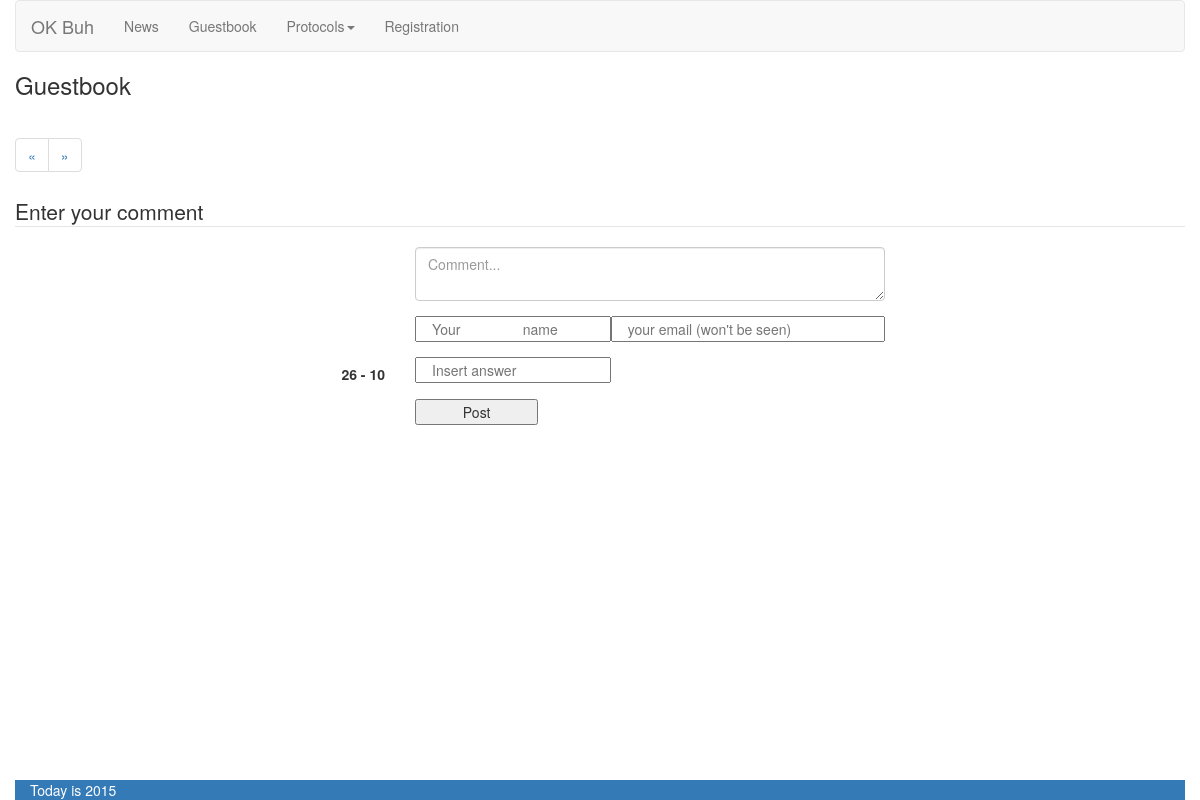
Before: /guestbook with the older database file.
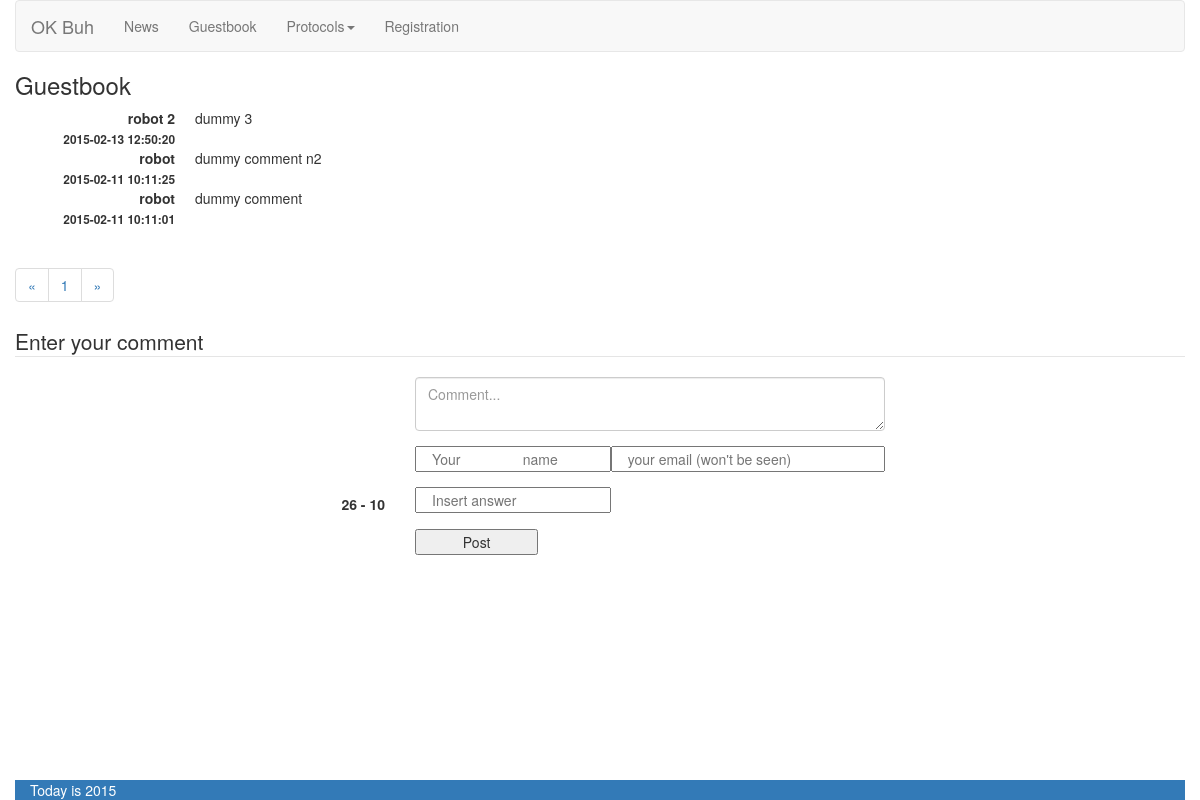
After: the same page with the newer database file.
### tables this page shows
CREATE TABLE `buh_comments` (
  `id_comment` int(11) NOT NULL AUTO_INCREMENT,
  `author_name` varchar(45) NOT NULL,
  `author_email` varchar(45) NOT NULL,
  `date_time` timestamp NOT NULL DEFAULT CURRENT_TIMESTAMP,
  `text` text NOT NULL,
  `is_deleted` enum('0','1') NOT NULL DEFAULT '0' COMMENT '0-visible, 1-invisible',
  PRIMARY KEY (`id_comment`)
);

### inc/View.php (called while the page is built, shortened)
<?php
class View
{
    public function render($tplName)
    {
        include 'inc/views/pages/' . $tplName . '.php';
    }
    public static function lang($label)
    {
        return $label;
    }
    public static function generateLink(array $params)
    {
        $address = implode('/', $params);
        return BASE_URL . "/$address";
    }
}

### inc/controllers/GuestbookController.php (called while the page is built, shortened)
<?php
class GuestbookController extends Controller
{
    public function defaultAction($pageNum = 1)
    {
        $this->pageAction((int)$pageNum);
    }
    public function pageAction($pageNum = 1)
    {
        $pageNum = $this->checkPage((int)$pageNum);
        $offset = ($pageNum - 1) * LIMIT_PER_PAGE;
        $limit = LIMIT_PER_PAGE;
        $this->view->comments = GuestbookModel::getMessages($limit, $offset);
        $this->view->pageQuant = ceil(GuestbookModel::countMessages() / LIMIT_PER_PAGE);
        $this->view->pageCur = $pageNum;
        $this->view->area = 'guestbook';
        $this->view->captcha = Captcha::generateCaptcha();
        $this->view->render('guestbook');
    }
}

### index.php (called while the page is built)
<?php
include 'config.php';
new Router();

### config.php (called while the page is built, shortened)
<?php
function autoload($classname) {
    $clsFile = __DIR__.DS.CLS_DIR.DS.$classname.'.php';
    $clsFileUtils = __DIR__.DS.CLS_DIR.DS.'utils'.DS.$classname.'.php';
    $clsFileModel = __DIR__.DS.CLS_DIR.DS.'models'.DS.$classname.'.php';
    $clsFileController = __DIR__.DS.CLS_DIR.DS.'controllers'.DS.$classname.'.php';
    if(file_exists($clsFile)) {
        return true;
    } elseif (file_exists($clsFileUtils)) {
        return true;
    } elseif(file_exists($clsFileModel)) {
        return true;
    } elseif (file_exists($clsFileController)) {
        require_once $clsFileController;
        return true;
    }
    return false;
}

### inc/utils/DB.php (called while the page is built, shortened)
<?php
class DB extends PDO{
    protected static $_instance;
    public static function getInstance() {
        if (self::$_instance === null) {
            self::$_instance = new self;
        }
        return self::$_instance;
    }
}

### inc/models/GuestbookModel.php (called while the page is built, shortened)
<?php
class GuestbookModel extends Model
{
    public static function getMessages($limit,$offset)
    {
        $sth = DB::getInstance()->prepare('SELECT * FROM `buh_comments` ORDER BY `date_time` DESC
LIMIT :limit OFFSET :offset');
        $sth->bindValue(':offset', $offset, PDO::PARAM_INT);
        $sth->bindValue(':limit', $limit, PDO::PARAM_INT);
        $sth->execute();
        return $sth->fetchAll();
    }
}

### inc/Controller.php (called while the page is built, shortened)
<?php
class Controller
{
    public function checkPage($page)
    {
        $page = ($page > 0)?$page:1;
        return $page;
    }
}

### inc/views/pages/guestbook.php (the view)
<?php require 'inc/views/divs/header.php' ?>
    <h3><?= View::lang('Guestbook') ?></h3>
    <dl class="dl-horizontal"><?php foreach ($this->comments as $comment) { ?>
            <dt><?=$comment['author_name']?><br><time><small><?=$comment['date_time'] ?></small></time></dt>
            <dd>
                <div id="<?= $comment['id_comment'] ?>"><?= $comment['text'] ?></div>
            </dd>
        <?php } ?>
    </dl>
<?php
require 'inc/views/divs/paginator.php';
require 'inc/views/forms/form_add_comment.php';
require 'inc/views/divs/footer.php' ?>

### inc/views/divs/paginator.php
<nav>
    <ul class="pagination">
        <li>
            <a href="<?= View::generateLink(array($this->area,'page', $this->pageCur - 1)) ?>" aria-label="<?= View::lang
            ('Previous') ?>">
                <span aria-hidden="true">&laquo;</span>
            </a>
        </li>
        <?php for ($page = 1; $page <= $this->pageQuant; $page++) { ?>
            <li><a href="<?= View::generateLink(array($this->area,'page', $page)) ?>"><?= $page ?></a></li>
        <?php } ?>
        <li>
            <a href="<?= View::generateLink(array($this->area,'page', $this->pageCur + 1)) ?>" aria-label="<?= View::lang('Next')
            ?>">
                <span aria-hidden="true">&raquo;</span>
            </a>
        </li>
    </ul>
</nav>

Changed rows visible on the page:
added buh_comments: author_name "robot 2", date_time "2015-02-13 12:50:20", text "dummy 3"
added buh_comments: author_name "robot", date_time "2015-02-11 10:11:25", text "dummy comment n2"
added buh_comments: author_name "robot", date_time "2015-02-11 10:11:01", text "dummy comment"
Other visible differences:
new list line: "1"
